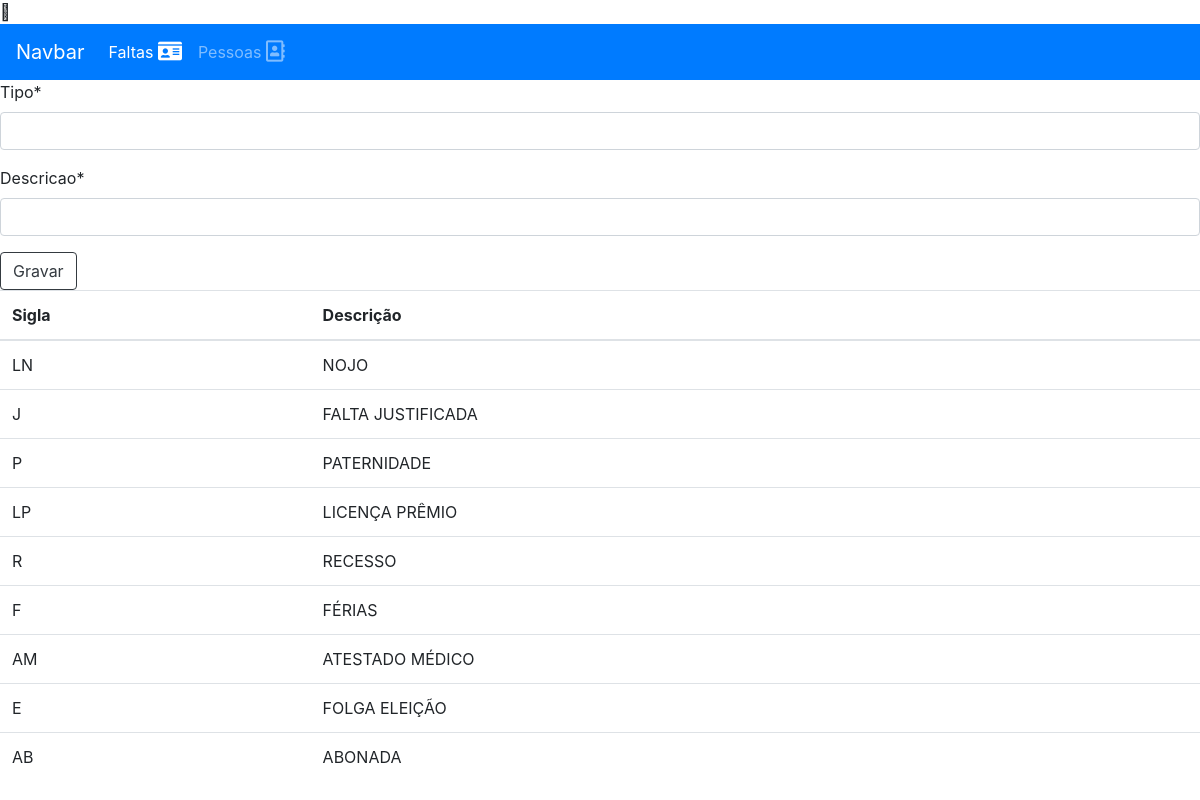
The page /faltas/ on the database its author committed.
### app_ficha_cem/models.py (models this page shows, shortened)
class Faltas(models.Model):
    tipo = models.CharField(max_length=3)
    descricao =  models.CharField(max_length=30)

### app_ficha_cem/views.py (the view)
# urls.py: path('faltas/', faltas, name="listarfaltas"),
def faltas(request):
    faltas = Faltas.objects.all()
    if request.method == 'POST':
        form = formularioTF(request.POST)
        if form.is_valid():
            form.save()
            return redirect('listarfaltas')
    else:
        form = formularioTF()
    return render(request,'template/cadastrar_tipo_falta.html',{'form':form, 'faltas':faltas})

### app_ficha_cem/forms.py
class formularioTF(forms.ModelForm):
    tipo = forms.CharField(max_length=3, required=True)
    descricao = forms.CharField(max_length=30, required=True)
    class Meta:
        model = Faltas
        fields = ['tipo','descricao']

### template/cadastrar_tipo_falta.html (shortened to what this page needs)
{% extends 'template/menu.html' %}
{% load crispy_forms_tags %}
{% block content %}
<form method="POST">
    {{ form|crispy }}
    <div clas="form-group">
        <button class="btn btn-outline-dark">Gravar</button>
    </div>
</form>
<table class="table table-hover">
<thead>
    <tr>
        <th scope="col">Sigla</th>
        <th scope="col">Descrição</th>
    </tr>
</thead>
<tbody>
    {% for falta in faltas %}
    <tr>
        <td>{{falta.tipo}}</td>
        <td>{{falta.descricao}}</td>
    </tr>
    {% endfor %}
</tbody>
</table>
{% endblock content %}

### rows shown on the page
Faltas: tipo "LN", descricao "NOJO"
Faltas: tipo "J", descricao "FALTA JUSTIFICADA"
Faltas: tipo "P", descricao "PATERNIDADE"
Faltas: tipo "LP", descricao "LICENÇA PRÊMIO"
Faltas: tipo "R", descricao "RECESSO"
Faltas: tipo "F", descricao "FÉRIAS"
Faltas: tipo "AM", descricao "ATESTADO MÉDICO"
Faltas: tipo "E", descricao "FOLGA ELEIÇÃO"
Faltas: tipo "AB", descricao "ABONADA"
